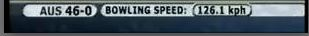
%> input picture scorebar.JPG, 309 x 36 px
$ octave scorebar_p.m   (GNU Octave 9; MATLAB toolbox functions it lacks are replaced by stand-ins)
%> lines starting %> are read from the running program, lines starting %| are printed output that depends on the picture
fName = 'output2.csv';
fid = fopen(fName, 'w');
im1 = rgb2gray(imread('../scorebar.jpg'));
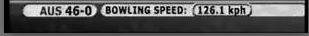
%> im1: size 36x309 uint8; min 0, max 252, mean 86.2
im2 = rgb2gray(imread('../images/img2.jpg'));
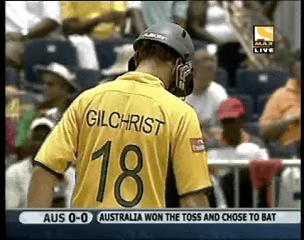
%> input picture img2.jpg, 304 x 240 px
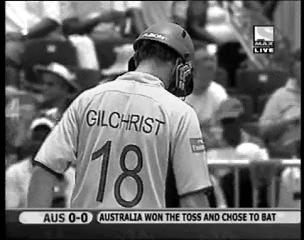
%> im2: size 240x304 uint8; min 0, max 255, mean 109.8
[r, c, x] = size(im2);
%> r = 240; c = 304; x = 1
numberOfBins = 256;
r1 = 6*r/7;
%> r1 = 205.7

for i= 1:37105
    img = sprintf('../images/img%d.jpg', i);
%> (the run ends here)
